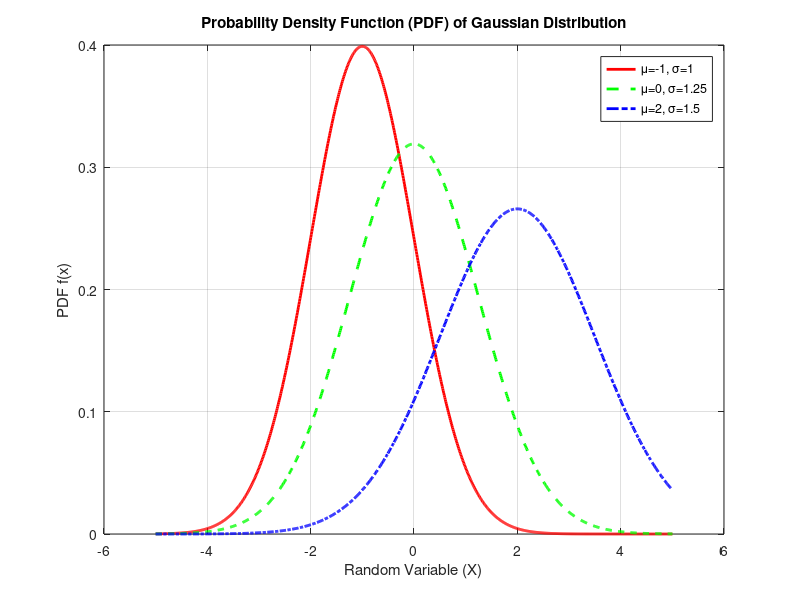
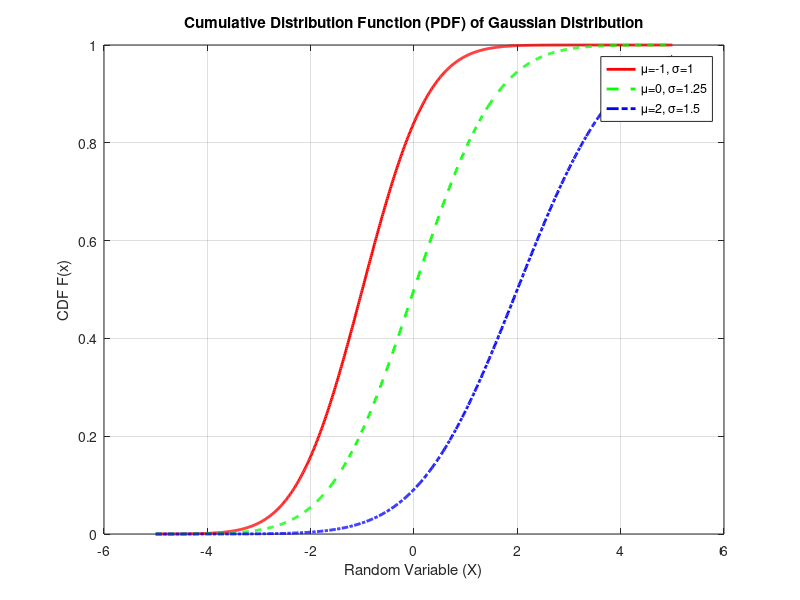

Source code (MATLAB) for these figures, in order:

clc
clear all
close all
% Define the parameters of the Gaussiam Distribution
% Mean
mu_1 = -1;
mu_2 = 0;
mu_3 = 2;
% Standard deviation
sigma_1 = 1;
sigma_2 = 1.25;
sigma_3 = 1.5;
% Generate random samples from the Gaussian Distribution
sample_size = 1000;
random_samples_1 = mu_1 + sigma_1 * randn(sample_size, 1);
random_samples_2 = mu_2 + sigma_2 * randn(sample_size, 1);
random_samples_3 = mu_3 + sigma_3 * randn(sample_size, 1);
% Compute the PDF & CDF
% x = linspace(mu - 4*sigma, mu + 4*sigma, 1000)
% x = Range of values for PDF & CDF
x = linspace(-5, 5, 1000);
pdf_values_1 = (1 / (sigma_1 * sqrt(2*pi))) * exp(-(x - mu_1).^2 / (2*sigma_1^2));
pdf_values_2 = (1 / (sigma_2 * sqrt(2*pi))) * exp(-(x - mu_2).^2 / (2*sigma_2^2));
pdf_values_3 = (1 / (sigma_3 * sqrt(2*pi))) * exp(-(x - mu_3).^2 / (2*sigma_3^2));
cdf_values_1 = 0.5 * (1 + erf((x - mu_1) / (sigma_1 * sqrt(2))));
cdf_values_2 = 0.5 * (1 + erf((x - mu_2) / (sigma_2 * sqrt(2))));
cdf_values_3 = 0.5 * (1 + erf((x - mu_3) / (sigma_3 * sqrt(2))));
% Plot the PDF
figure;
plot(x, pdf_values_1, 'r-', 'LineWidth', 2);
hold on
plot(x, pdf_values_2, 'g--', 'LineWidth', 2);
plot(x, pdf_values_3, 'b-.', 'LineWidth', 2);
title('Probability Density Function (PDF) of Gaussian Distribution');
legend("μ=-1, σ=1","μ=0, σ=1.25","μ=2, σ=1.5");
xlabel('Random Variable (X)');
ylabel('PDF f(x)');
grid on;
% Plot the CDF
figure;
plot(x, cdf_values_1, 'r-', 'LineWidth', 2);
hold on
plot(x, cdf_values_2, 'g--', 'LineWidth', 2);
plot(x, cdf_values_3, 'b-.', 'LineWidth', 2);
title('Cumulative Distribution Function (PDF) of Gaussian Distribution');
legend("μ=-1, σ=1","μ=0, σ=1.25","μ=2, σ=1.5", Location="northwest");
xlabel('Random Variable (X)');
ylabel('CDF F(x)');
grid on;
